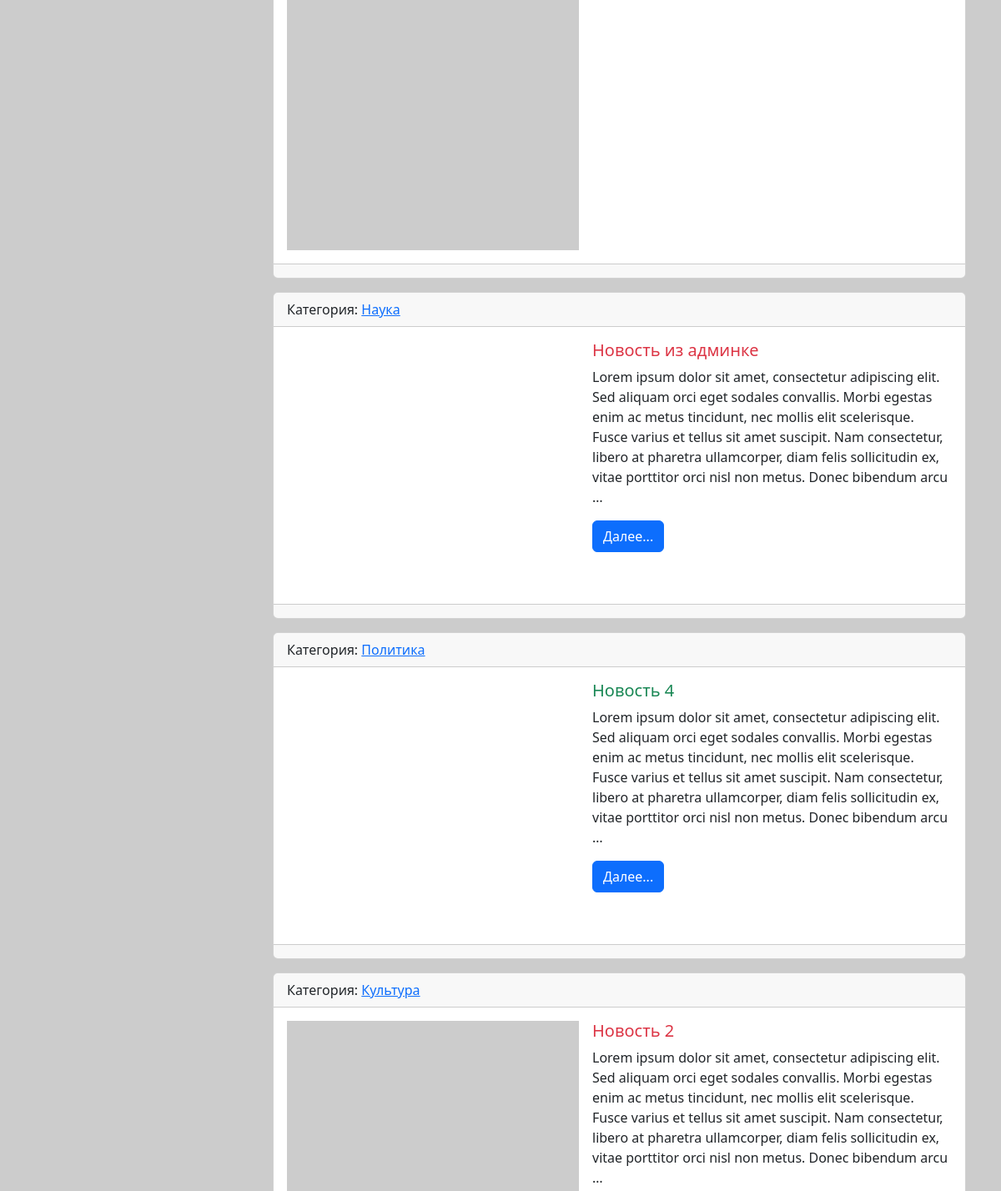
The app's page / (middle part), older data.
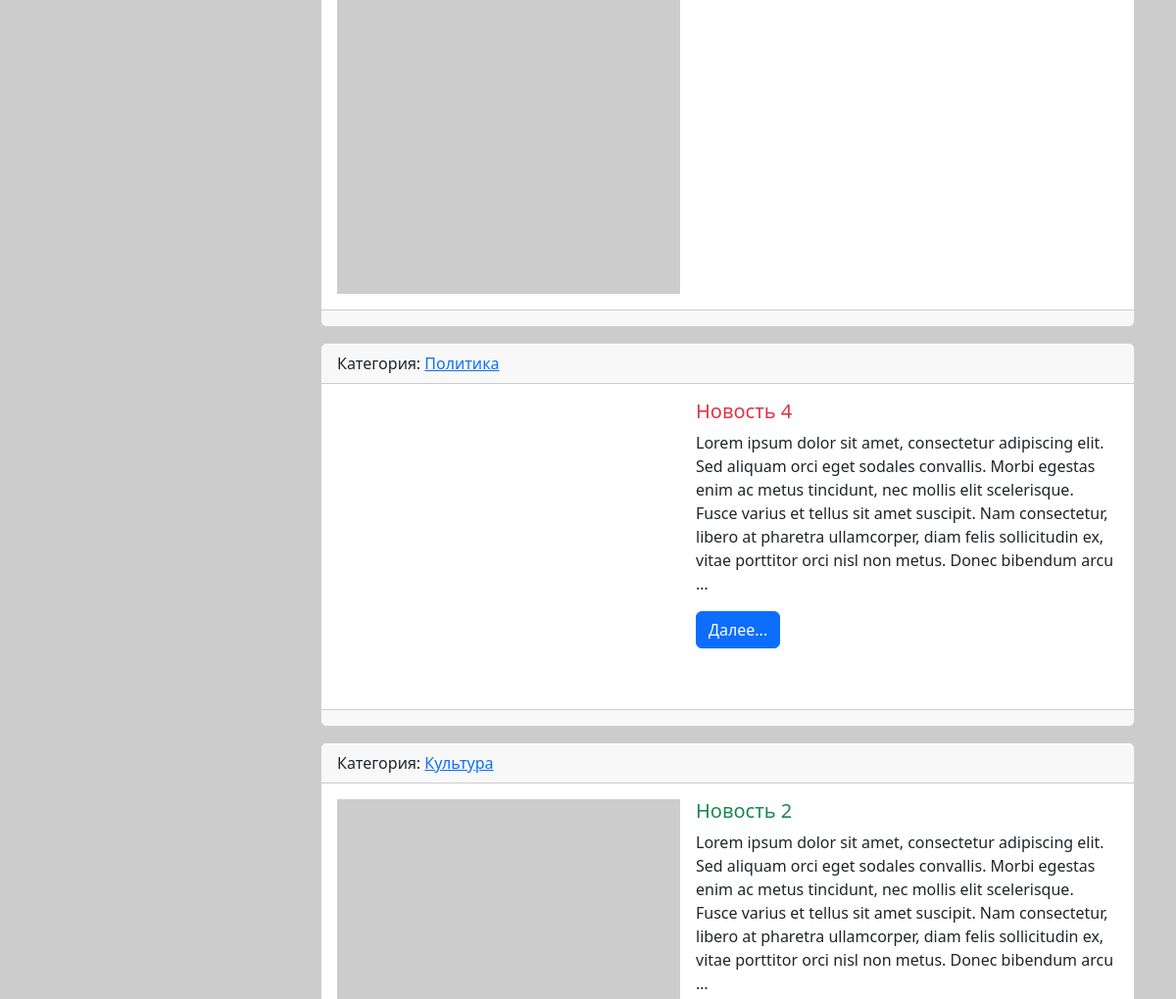
The same page, newer data.
### news/models.py (models this page shows, shortened)
class News(models.Model):
    title = models.CharField(max_length=150, verbose_name="Наименование")
    content = models.TextField(blank=True, verbose_name="Содержание")
    created_at = models.DateTimeField(auto_now_add=True, verbose_name="Дата создания")
    updated_at = models.DateTimeField(auto_now=True, verbose_name="Дата редактирования")
    photo = models.ImageField(upload_to='photos/%Y/%m/%d', verbose_name="Фото", blank=True)
    is_published = models.BooleanField(default=True, verbose_name="Опубликовано")
    category = models.ForeignKey('Category', on_delete=models.PROTECT, verbose_name = 'Категория') # Модель можно указать двумя способами: ссылкой на модель (но только в том случае, если эта модель объявлена раньше, перед указанием foreign key в другой модели) или указав имя модели - 'Category'. null=True поставлен из-за того, что category и связь с category были добавлены после того, как в БД уже были добавлены новости без категории.
    class Meta:
        verbose_name = 'Новость'    # Это правильный перевод или наименование единственного числа объекта модели, с которой мы работаем
        verbose_name_plural = 'Новости' # Это правильный перевод или наименование множественного числа объектов модели, с которой мы работаем
        ordering = ['-created_at'] # Это параметр сортировки объектов модели, с которой мы работаем ("-" означает, что в обратном порядке)
    def get_absolute_url(self): # Благодаря этому методу при использовании класса CreatedView после создания новости происходит автоматический редирект на новую новость. Происходит это из-за того, что этот метод назван именно так и django именно такое название ожидает в некоторых местах. И именно в момент добавления объекта через CreatedView django смотрит, есть ли у модели News (к этой модели подвязана форма) метод get_absolute_url и если есть, то он его использует для постоения ссылки, на которую нужно сделать редирект. Теперь, при классе CreateNews от класса CreateView, если этого метода не будет, то будет ошибка о том, что нет url, на который надо сделать редирект
        return reverse('view_news', kwargs={"pk": self.pk})

class Category(models.Model):
    title = models.CharField(max_length=150, db_index=True, verbose_name = 'Наименование категории') # При наличии db_index поле индексируется и поиск полей в этой таблице / модели становится более быстрым
    def get_absolute_url(self): # Название этого метода должно быть именно таким, чтобы Django мог его распознать и использовать для получения URL-адреса объекта и это договорённость между разработчиками Django. Этот метод возвращает URL-адрес для конкретного объекта модели, который будет использовать. Также django автоматически ищет этот метод и если находит его, то в админ.панели автоматически появляется кнопка "смотреть на сайте", которая ведёт на соответствующую страницу на сайте. При другом названии метода кнопки не будет.
        return reverse('category', kwargs={"category_id": self.pk}) # Главное отличе этой фукнции от template tag в том, что она строит ссылку в python-файлах, а template tag - в html-шаблонах. Здесь мы используем имя маршрута 'category' и передаем параметр category_id, который равен первичному ключу (pk) текущего объекта категории. В результате функция reverse вернет URL-адрес для этой категории, который можно использовать в шаблонах или других частях приложения.
    class Meta:
        verbose_name = 'Категория'
        verbose_name_plural = 'Категории'
        ordering = ('title', )
    def __str__(self):
        return self.title

### news/views.py (the view)
# urls.py: path('', HomeNews.as_view(), name='home'),    # Это маршрут для переопределнного класса HomeNews
class HomeNews(ListView):   # В этом классе мы будем переопределять некоторые атрибуты, которые есть у родительских классов
    model = News    # Здесь определялется модель, с которой мы будем работать. По сути это замена строки news = News.objects.all()
    template_name = 'news/home_news_list.html'  # Так указывается новое имя шаблона, с которым мы хотим работать
    context_object_name = 'news' # Так указывается другой объект, данные из которого мы хотим получать
    def get_context_data(self, **kwargs):   # Этот метод используется для переопределения динамически изменяющихся данных
        context = super().get_context_data(**kwargs)  # Определяем переменую context и берём из неё то, что возвращает нам родительский метод. Так мы сохранили все данные, которые до переопределения метода были
        context['title'] = 'Главная страница'
        return context
    def get_queryset(self): #Тут мы поправляем деволтный запрос, который отправляет и выбирает всё, на запрос, который фильтрует данные по признаку. В данном случае выбираются новости, которые опубликованы.
        return News.objects.filter(is_published = True)

### news/templatetags/news_tags.py (called while the page is built)
@register.inclusion_tag('news/list_categories.html')
def show_categories():    # Можно передавать дополнительные параметры (def show_categories(arg1='Hello', arg2='World')
    categories = Category.objects.all()
    return {"categories": categories}   # При передачи доп. параметров в функцию return должен выглядеть с из возвратом, чтобы увидеть их значения return {"categories": categories, "arg1": arg1, "arg2": arg2}

### news/templates/news/home_news_list.html (shortened to what this page needs)
 {% extends 'base.html' %}
{% block content %}
{% for item_news in news %}
    <div class="card mb-3">
        <div class="card-header">
            Категория: <a href="{{ item_news.category.get_absolute_url }}">{{ item_news.category }}</a>
        </div>
        <div class="card-body">
            <div class="d-flex align-items-start" style="min-height: 300px;">
                {% if item_news.photo %}
                    <img src="{{ item_news.photo.url }}" alt="" width="350" class="flex-shrink-0 me-3">
                {% else %}
                    <img src="https://picsum.photos/seed/picsum/200/300" alt="" width="350" class="flex-shrink-0 me-3">
                {% endif %}
                <div class="flex-grow-1">
                    <div class="media-body">
                        <h5 class="card-title {% cycle 'text-danger' 'text-success' %}">{{ item_news.title }}</h5>
                        <p class="card-text">{{ item_news.content|truncatewords:50 }}</p>
                        <a href="{{ item_news.get_absolute_url }}" class="btn btn-primary">Далее...</a>
                    </div>
                </div>
            </div>
        </div>
        <div class="card-footer text-body-secondary">
        </div>
    </div>
{% empty %}
    Больше новостей нет.
{% endfor %}
{% endblock  %}

Row changes from the older to the newer data that the page shows:
no longer on this page (row edited): News: category "Наука", title "Новость из админке", content "Lorem ipsum dolor sit amet, consectetur adipiscing elit. Sed aliquam orci eget sodales convallis. Morbi egestas enim ac metus tincidunt, nec mollis elit scelerisque. Fusce varius et tellus sit amet suscipit. Nam consectetur, libero at pharetra ullamcorper, diam felis sollicitudin ex, vitae porttitor orci nisl non metus. Donec bibendum arcu …"
